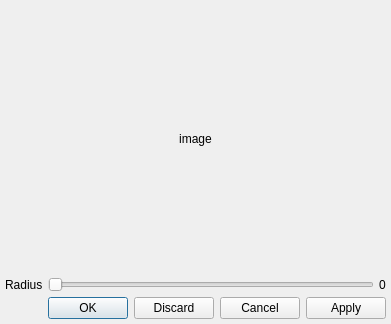
<?xml version="1.0" encoding="UTF-8"?>
<ui version="4.0">
 <class>BaseEffectWidget</class>
 <widget class="QWidget" name="BaseEffectWidget">
  <property name="geometry">
   <rect>
    <x>0</x>
    <y>0</y>
    <width>378</width>
    <height>324</height>
   </rect>
  </property>
  <property name="windowTitle">
   <string>Form</string>
  </property>
  <layout class="QGridLayout" name="gridLayout">
   <property name="leftMargin">
    <number>5</number>
   </property>
   <property name="topMargin">
    <number>5</number>
   </property>
   <property name="rightMargin">
    <number>5</number>
   </property>
   <property name="bottomMargin">
    <number>5</number>
   </property>
   <property name="spacing">
    <number>5</number>
   </property>
   <item row="1" column="0">
    <widget class="QLabel" name="radiusLabel">
     <property name="text">
      <string>Radius</string>
     </property>
    </widget>
   </item>
   <item row="1" column="2">
    <widget class="QLabel" name="radiusValueLabel">
     <property name="text">
      <string>0</string>
     </property>
    </widget>
   </item>
   <item row="1" column="1">
    <widget class="QSlider" name="radiusSlider">
     <property name="maximum">
      <number>100</number>
     </property>
     <property name="orientation">
      <enum>Qt::Orientation::Horizontal</enum>
     </property>
    </widget>
   </item>
   <item row="2" column="1" colspan="2">
    <widget class="QDialogButtonBox" name="buttonBox">
     <property name="standardButtons">
      <set>QDialogButtonBox::StandardButton::Apply|QDialogButtonBox::StandardButton::Cancel|QDialogButtonBox::StandardButton::Discard|QDialogButtonBox::StandardButton::Ok</set>
     </property>
     <property name="centerButtons">
      <bool>false</bool>
     </property>
    </widget>
   </item>
   <item row="0" column="0" colspan="3">
    <widget class="QLabel" name="effectExampleLabel">
     <property name="text">
      <string>image</string>
     </property>
     <property name="alignment">
      <set>Qt::AlignmentFlag::AlignCenter</set>
     </property>
    </widget>
   </item>
  </layout>
 </widget>
 <resources/>
 <connections/>
</ui>
